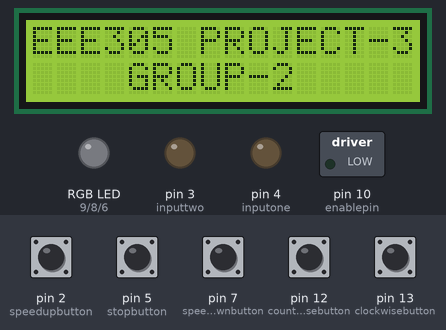
The sketch below on a simulated Arduino Uno, built with avr-gcc and run on an emulated ATmega328P. Parts: 16×2 character LCD, switched loads named in the sketch (green lamp = pin HIGH), an RGB LED mixed from three pins (HIGH = lit), output pins drawn as LEDs (lit = HIGH). The inputs (shaded band) are chosen by the test bench; at power-on: pin 2 (speedupbutton), pin 5 (stopbutton), pin 7 (speeddownbutton), pin 12 (counterclockwisebutton), pin 13 (clockwisebutton) LOW. Dim RGB values are drawn brighter than linear.

Above: at 1.2 s.
1.3 s: pin 2 (speedupbutton) pulled HIGH for 0.15 s
At 1.9 s:
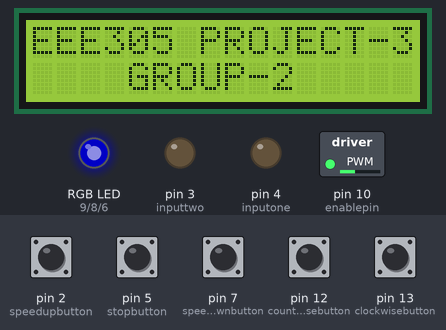
2.9 s: pin 7 (speeddownbutton) pulled HIGH for 0.15 s
At 4.2 s:
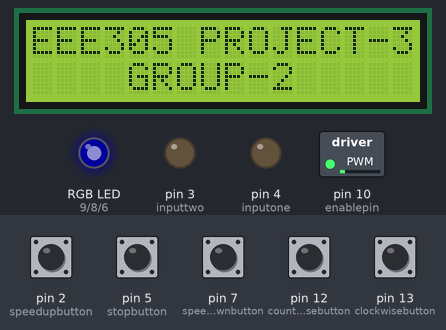
4.5 s: pin 12 (counterclockwisebutton) pulled HIGH for 0.15 s
At 5.5 s:
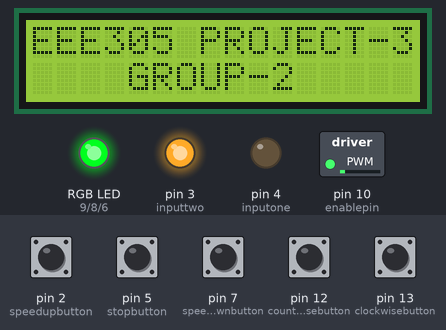
6.1 s: pin 13 (clockwisebutton) pulled HIGH for 0.15 s
At 6.7 s:
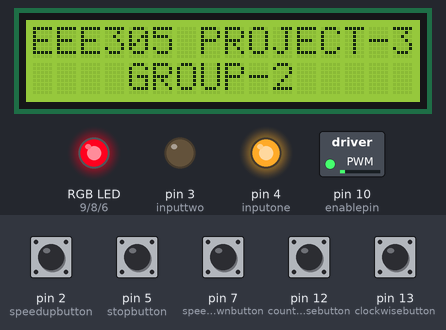
7.7 s: pin 2 (speedupbutton) pulled HIGH for 1 s
At 9.2 s:
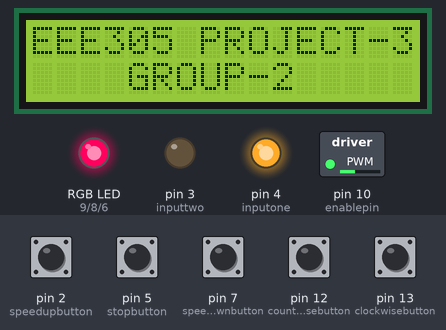
10.2 s: pin 12 (counterclockwisebutton) pulled HIGH for 1 s
At 12.3 s:
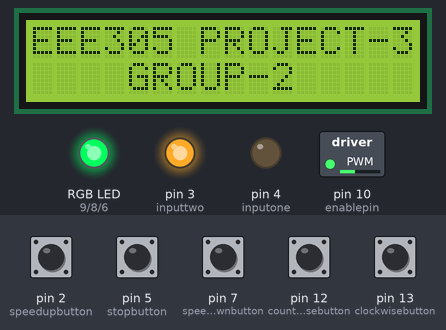
Timing chart, 0 to 13.7 s (numbered marks = the images above; inputs shaded):
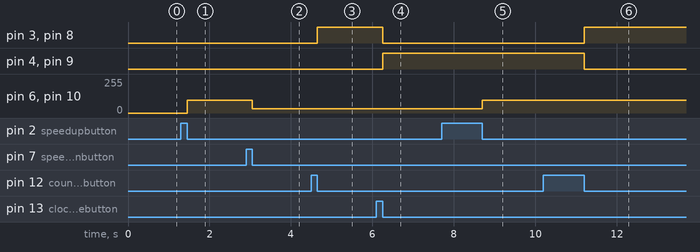

Measured:
- after the input at 1.3 s, pin 6 (bluepin), pin 10 (enablepin): 0/255 → 94/255 after 0.15 s
- after the input at 2.9 s, pin 6 (bluepin), pin 10 (enablepin): 94/255 → 31/255 after 0.15 s
- after the input at 4.5 s, pin 3 (inputtwo), pin 8 (greenled): LOW → HIGH after 0.15 s
- after the input at 6.1 s, pin 3 (inputtwo), pin 8 (greenled): HIGH → LOW after 0.15 s; pin 4 (inputone), pin 9 (redled): LOW → HIGH after 0.15 s
- after the input at 7.7 s, pin 6 (bluepin), pin 10 (enablepin): 31/255 → 94/255 after 1.0 s
- after the input at 10.2 s, pin 3 (inputtwo), pin 8 (greenled): LOW → HIGH after 1.0 s; pin 4 (inputone), pin 9 (redled): HIGH → LOW after 1.0 s

The sketch:

DC_Motor_Control.ino
```cpp
#include <Wire.h>
#include <LiquidCrystal_I2C.h>

LiquidCrystal_I2C lcd(32, 16, 2); // Defines the address of the LCD screen as a 16x2 display with the address 32.

#define clockwisebutton 13 // Clockwise rotation button
#define counterclockwisebutton 12 // Counterclockwise rotation button
#define speedupbutton 2 // Speed increase button
#define speeddownbutton 7 // Speed decrease button
#define redled 9 // Pin for the red LED
#define greenled 8 // Pin for the green LED
#define stopbutton 5 // Stop button
#define enablepin 10 // Enable pin for the motor driver
#define inputone 4 // First direction pin of the motor
#define inputtwo 3 // Second direction pin of the motor
#define bluepin 6 // Pin for the blue LED
// Defines buttons and LEDs used in the system.

int currentSpeed = 31; // Initial speed of the motor is defined.

void setup() {
  lcd.init();       // Initializing the LCD screen
  lcd.backlight(); // Turning on the backlight of the LCD

  // defining pin modes - specifying which connection is input and which is output.
  pinMode(redled, OUTPUT);
  pinMode(inputtwo, OUTPUT);
  pinMode(greenled, OUTPUT);
  pinMode(bluepin, OUTPUT);
  pinMode(inputone, OUTPUT);
  pinMode(speeddownbutton, INPUT);
  pinMode(speedupbutton, INPUT);
  pinMode(counterclockwisebutton, INPUT);
  pinMode(clockwisebutton, INPUT);
  pinMode(stopbutton, INPUT);

  // Setting initial states when the system is first started.
  digitalWrite(inputone, LOW); // First direction pin of the motor is set to LOW
  digitalWrite(inputtwo, LOW); // Second direction pin of the motor is set to LOW
  digitalWrite(redled, LOW); // Red LED is set to LOW
  digitalWrite(greenled, LOW); // Green LED is set to LOW

  // Writing messages to the LCD.
  lcd.setCursor(0, 0);
  lcd.print("EEE305 PROJECT-3");
  lcd.setCursor(4, 1);
  lcd.print("GROUP-2");
}

void loop() {
  clockwiseButtonHandler(); // Calls the function for clockwise rotation.
  counterclockwiseButtonHandler(); // Calls the function for counterclockwise rotation.
  speedUpButtonHandler(); // Calls the function for speed increase.
  speedDownButtonHandler(); // Calls the function for speed decrease.
  stopButtonHandler(); // Calls the function for stopping.
  extrastopButtonHandler(); // Calls the function for extra stopping.
}

void clockwiseButtonHandler() {
  if (digitalRead(clockwisebutton) == HIGH) {
    // Checks if the clockwise rotate button is pressed.
    while (digitalRead(clockwisebutton) == HIGH); // Waits until the button is released.
    digitalWrite(inputone, HIGH); // Sends HIGH command to the 1st pin of the driver.
    digitalWrite(inputtwo, LOW); // Sends LOW command to the 2nd pin of the driver.
    analogWrite(enablepin, currentSpeed); // Sets the motor speed.
    digitalWrite(redled, HIGH); // Red LED is turned ON.
    digitalWrite(greenled, LOW); // Green LED is turned OFF.
  }
}

void counterclockwiseButtonHandler() {
  if (digitalRead(counterclockwisebutton) == HIGH) {
    // Checks if the counterclockwise rotate button is pressed.
    while (digitalRead(counterclockwisebutton) == HIGH);
    digitalWrite(inputone, LOW); // Sends LOW command to the 1st pin of the driver.
    digitalWrite(inputtwo, HIGH); // Sends HIGH command to the 2nd pin of the driver.
    analogWrite(enablepin, currentSpeed);
    digitalWrite(redled, LOW);
    digitalWrite(greenled, HIGH);
  }
}

void speedUpButtonHandler() {
  if (digitalRead(speedupbutton) == HIGH) {
    // Checks the status of the speed increase button.
    while (digitalRead(speedupbutton) == HIGH);
    currentSpeed += 63;
    // Increases the current speed.
    if (currentSpeed > 255){
      // Checks the maximum speed limit.
      currentSpeed = 255; // If limit exceeded, sets the motor speed to maximum.
    }
    // Sets motor speed using PWM signal.
    analogWrite(enablepin, currentSpeed);
    analogWrite(bluepin, currentSpeed); // Adjusts the brightness of the blue LED based on motor speed.
  }
}

void speedDownButtonHandler() {
  if (digitalRead(speeddownbutton) == HIGH) {
    while (digitalRead(speeddownbutton) == HIGH);
    // Waits until the button is released.
    currentSpeed -= 63;
    // Decreases the current speed.
    if (currentSpeed < 0) {
      // Checks the minimum speed limit.
      currentSpeed = 31; // If limit exceeded, sets the minimum speed.
    }
    analogWrite(enablepin, currentSpeed); // Sends the motor speed value to the PWM input of the driver.
    analogWrite(bluepin, currentSpeed); // Adjusts the brightness of the blue LED based on motor speed.
  }
}

void stopButtonHandler() {
  if (digitalRead(speedupbutton) == HIGH && digitalRead(speeddownbutton) == HIGH) {
    // Checks if both speed increase and speed decrease buttons are pressed at the same time.
    digitalWrite(inputone, LOW);    // Sends LOW to the first motor input.
    digitalWrite(inputtwo, LOW);   // Sends LOW to the second motor input.
    digitalWrite(redled, LOW);    // Turns off the red LED
    digitalWrite(greenled, LOW); // Turns off the green LED
    digitalWrite(bluepin, LOW); // Turns off the blue LED
    analogWrite(enablepin, 0); // Stops the motor.
  }
}

void extrastopButtonHandler() {
  if (digitalRead(stopbutton) == HIGH) {
    // Checks if the button is pressed.
    digitalWrite(inputone, LOW);    // Sends LOW to the first motor input.
    digitalWrite(inputtwo, LOW);   // Sends LOW to the second motor input.
    digitalWrite(redled, LOW);    // Turns off the red LED
    digitalWrite(greenled, LOW); // Turns off the green LED
    digitalWrite(bluepin, LOW); // Turns off the blue LED
    analogWrite(enablepin, 0); // Stops the motor.
  }
}
```
